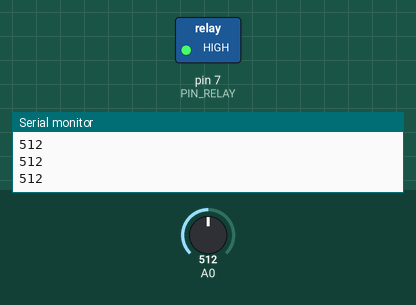
Recording of a sketch running on a simulated Arduino Uno, built with avr-gcc and run on an emulated ATmega328P. Parts: switched loads named in the sketch (green lamp = pin HIGH), the last lines printed to the serial monitor. Inputs (shaded band) come from the test bench; at power-on: A0 = 512.

Above: at 1.2 s.
1.3 s: A0 set to 0
At 2.4 s:
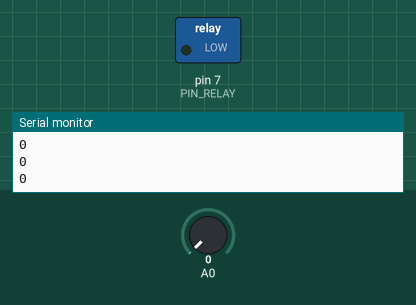
2.9 s: A0 set to 122
Timing chart, 0 to 5.9 s (numbered marks = the images above; inputs shaded):
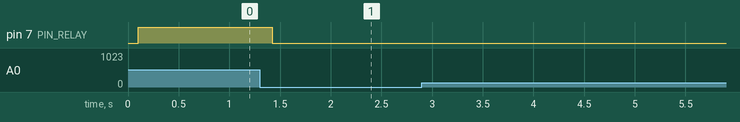

The sketch:

20221211_footSwitch.ino
```cpp
/**
 * 밟고 있는것을 구현할때 누르고 있는 초로 구분하는것이 아니고
 * 애초에 밟았을때 켜지기 때문에 발을 띠는 동작에 멈추는 것을 구현하면 된다.
 */

#define PIN_RELAY 7

int foot_stat = HIGH; //풋스위치의 현재상태
int flag = 0;

void setup() {
  Serial.begin(9600);

  pinMode(PIN_RELAY, OUTPUT);   //릴레이 신호핀
}

void loop() {
  int sVal = analogRead(A0);

  Serial.println(sVal);

  if(sVal == 0) {
    if(flag == 0) {
      flag = 1;
      foot_stat = !foot_stat;
      Serial.println("if");
    }

    delay(100);
  } else {
    if(flag == 1) {
      flag = 0;
      Serial.println("else");
    }

    delay(100);
  }

  digitalWrite(PIN_RELAY, foot_stat);

  delay(10);
}


/*
void loop() {
  int sVal = analogRead(A0);

  Serial.println(sVal);

  int previousBtnState = 0;
  int currentBtnState = 0;

  if(previousBtnState == 0 && currentBtnState > 0) {//OnClickDown
    if(foot_stat == HIGH) {
      foot_stat = LOW;
      Serial.println("===================ON");

      foot_count = 0;
    } else {
      foot_stat = HIGH;
      Serial.println("===================OFF");
    }
  }

  Serial.println("previousBtnState : "+(String)previousBtnState);
  Serial.println("currentBtnState : "+(String)currentBtnState);

  digitalWrite(PIN_RELAY, foot_stat);

  if(previousBtnState == 0 && currentBtnState == 0) {//밟고있는중의 카운트 세기
      foot_count++;
  }

  if(foot_count > 0) {
    Serial.println("=====foot_count : "+(String)foot_count);
  }

  if(previousBtnState > 0 && currentBtnState == 0 && foot_stat == LOW && foot_count > 5) {
    digitalWrite(PIN_RELAY, LOW);
    Serial.println("===================OFFFFFFFFF");
  }

  delay(500);        // delay in between reads for stability
}
*/
```

Measured:
- after the input at 1.3 s, pin 7 (PIN_RELAY): HIGH → LOW after 0.12 s
